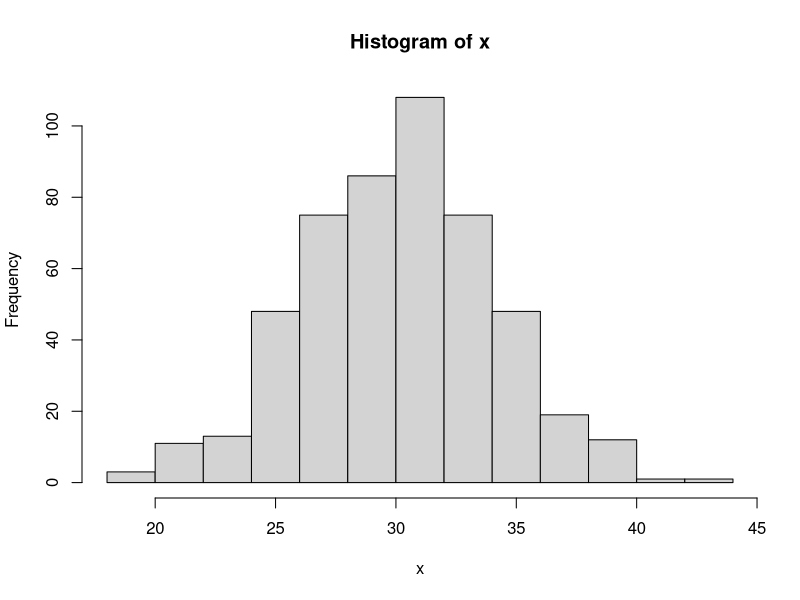

Write R code to recreate this figure.
## ---- chunk 1
knitr::opts_chunk$set(echo = TRUE)
## ---- chunk 2
plotdist <- function(n, dist, ..., kde = FALSE) {
  # extract params from ... args
  params <- list(...)
  
  # if norm, do this... 
  # in the actual code there are other cases too
  if (dist == 'norm') {
    if (is.null(params$mean)) params$mean <- 0
    if (is.null(params$sd)) params$sd <- 1
    x <- rnorm(n, mean = params$mean, sd = params$sd)
  }
  
  # return the histogram
  hist(x)
}
## ---- chunk 3
plotdist(500, 'norm', mean = 30, sd = 4)
